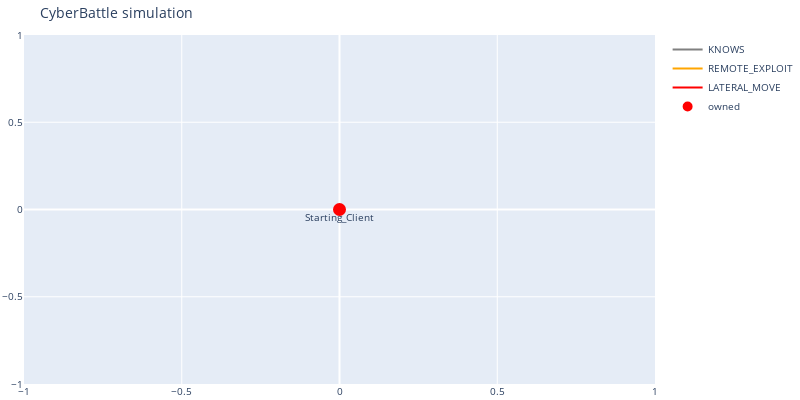

Source (notebook cell):
### Code cell
c2 = commandcontrol.CommandControl(env)
dbg = commandcontrol.EnvironmentDebugging(c2)


def plot():
    dbg.plot_discovered_network()
    c2.print_all_attacks()


plot()

### Figure 1 — Plotly figure (JSON) as saved in the notebook; plotly's stock layout.template omitted (floating-point values rounded to 4 significant figures)
{"data": [{"line": {"color": "gray"}, "mode": "lines", "name": "KNOWS", "type": "scatter", "x": [0], "y": [0]}, {"line": {"color": "orange"}, "mode": "lines", "name": "REMOTE_EXPLOIT", "type": "scatter", "x": [0], "y": [0]}, {"line": {"color": "red"}, "mode": "lines", "name": "LATERAL_MOVE", "type": "scatter", "x": [0], "y": [0]}, {"hoverinfo": "text", "marker": {"color": "#D32F2E", "line": {"color": "rgb(255,0,0)", "width": 8}, "size": 5, "symbol": "circle-dot"}, "mode": "markers+text", "name": "owned", "text": ["Starting_Client"], "textposition": "bottom center", "type": "scatter", "x": [0], "y": [0]}, {"hoverinfo": "text", "marker": {"color": "#0e9d00", "line": {"color": "rgb(0,255,0)", "width": 8}, "size": 5, "symbol": "circle-dot"}, "mode": "markers+text", "name": "discovered", "text": [], "textposition": "bottom center", "type": "scatter", "x": [], "y": []}], "layout": {"autosize": false, "font": {"size": 10}, "height": 400, "hovermode": "closest", "margin": {"b": 15, "l": 2, "r": 2, "t": 35}, "showlegend": true, "title": {"text": "CyberBattle simulation"}, "width": 800}}
